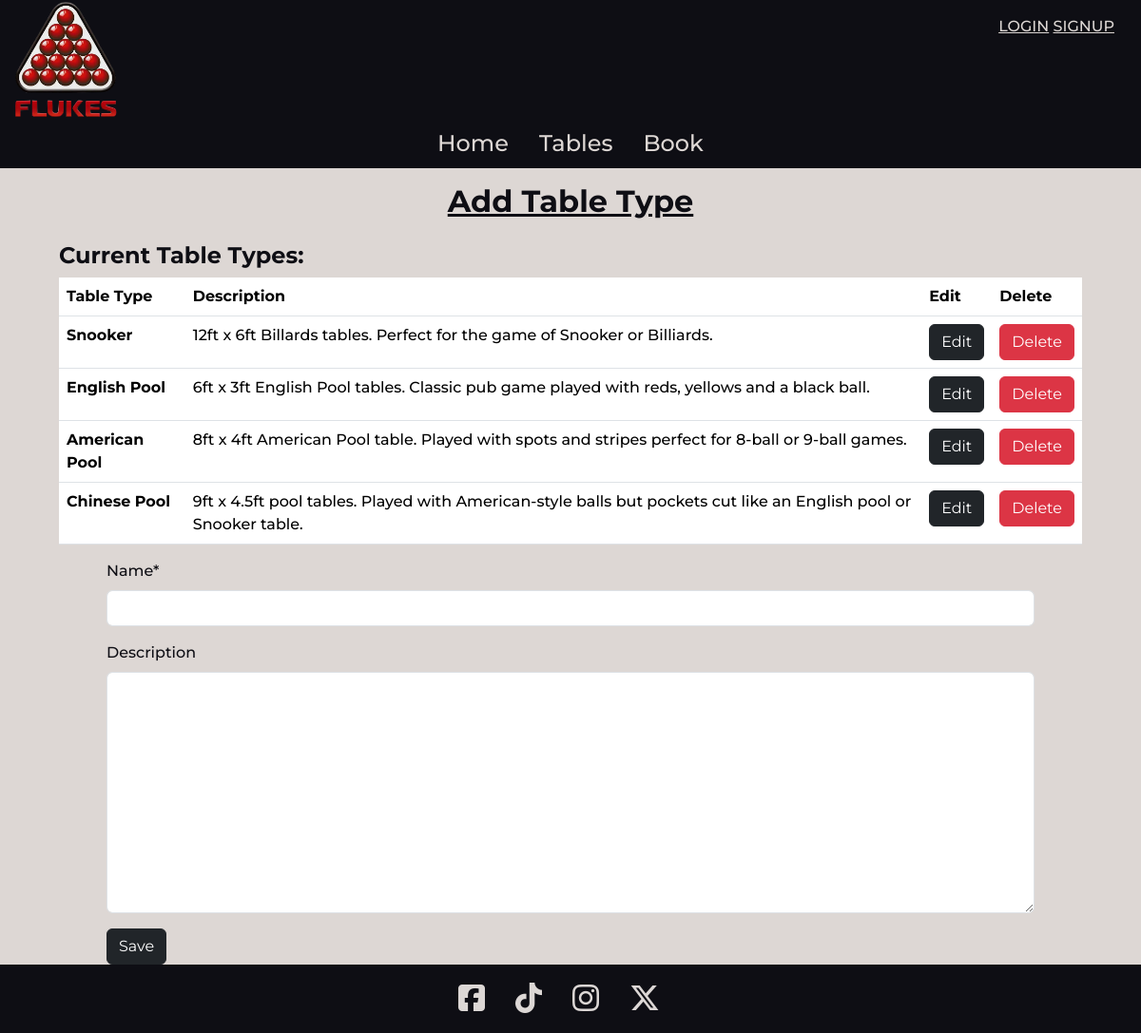
Page /tables/add_type/ on the earlier database version.
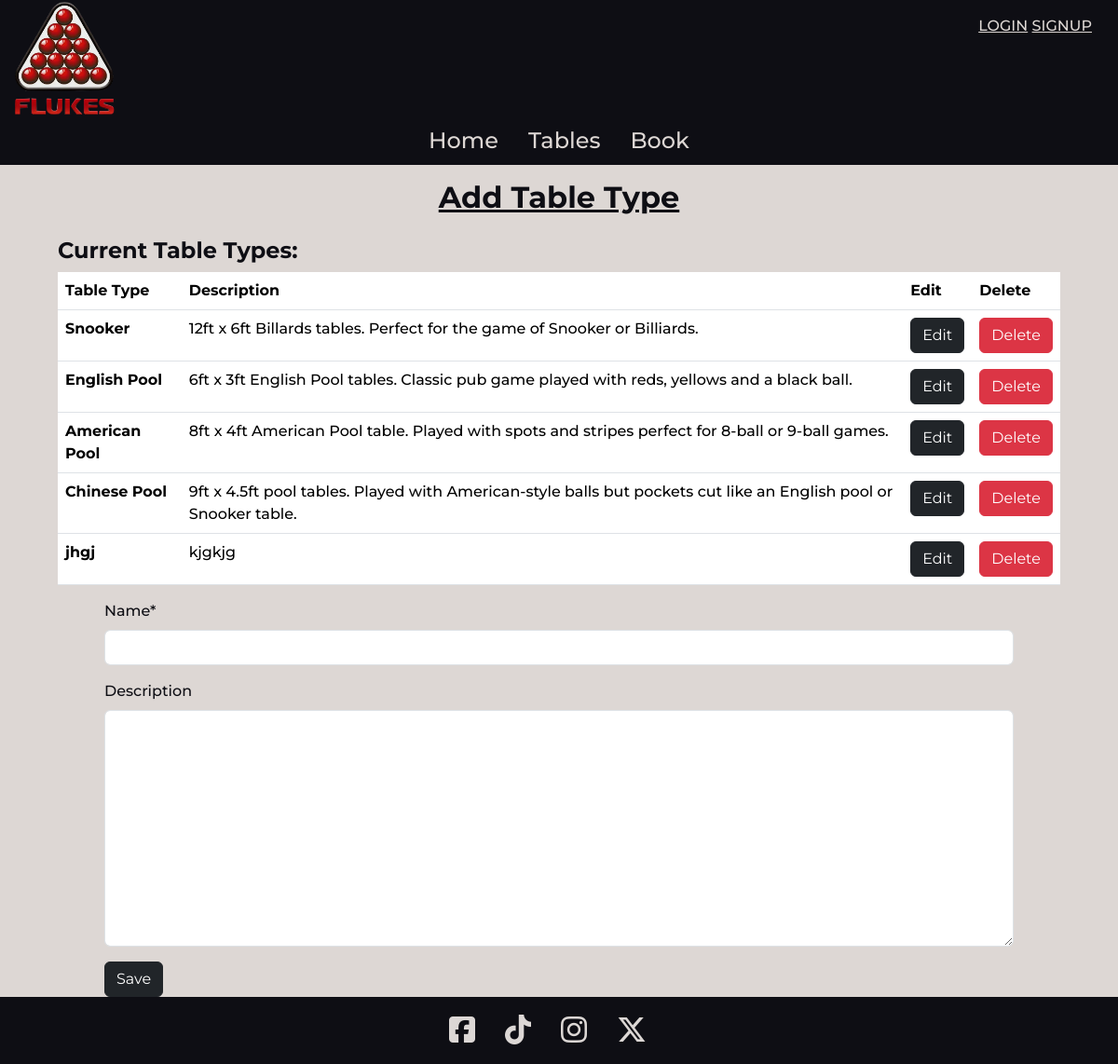
Same page on the later database version.
### tables/models.py (models this page shows, shortened)
class TableType(models.Model):
    name = models.CharField(max_length=50)
    description = models.TextField(blank=True, null=True)

### tables/views.py (the view)
# urls.py: path("add_type/", views.add_table_type_view, name="add_table_type"),
def add_table_type_view(request):
    table_types = TableType.objects.all()
    if request.method == "POST":
        form = TableTypeForm(request.POST)
        if form.is_valid():
            form.save()
            messages.success(request, "Table added successfully")
            return redirect("home")
        else:
            messages.error(
                request, "There was a problem adding the table, please try again."
            )
    else:
        form = TableTypeForm()
    context = {
        "form": form,
        "table_types": table_types,
    }
    return render(request, "tables/add_table_type.html", context)

### tables/forms.py
class TableTypeForm(forms.ModelForm):
    class Meta:
        model = TableType
        fields = "__all__"

### home/context_processors.py (called while the page is built)
def club_details_processor(request):
    club_details = ClubDetails.objects.get_instance()
    opening_hours = OpeningHours.objects.all().order_by("day_of_week")
    context = {
        "club_details": club_details,
        "opening_hours": opening_hours,
    }
    return context

### home/models.py (called while the page is built)
    def get_instance(self):
        if self.exists():
            return self.get()
        return self.create()

### tables/templates/tables/add_table_type.html (shortened to what this page needs)
{% extends "base.html" %}
{% load crispy_forms_tags %}
{% block content %}
<h2 class="text-center py-3 text-decoration-underline fw-bold">Add Table Type</h2>
<div class="row justify-content-evenly">
  <div class="col-11">
    <h4 class="fw-bold">Current Table Types:</h4>
    <table class="table">
      <thead>
        <tr>
          <th scope="col">Table Type</th>
          <th scope="col">Description</th>
          <th scope="col">Edit</th>
          <th scope="col">Delete</th>
        </tr>
      </thead>
      <tbody>
        {% for type in table_types %}
        <tr>
          <th scope="row">{{ type.name }}</th>
          <td>{{ type.description }}</td>
          <td><a href="{% url 'edit_table_type' type.pk %}" class="btn btn-dark">Edit</a></td>
          <td><a href="{% url 'delete_table_type' type.pk %}" class="btn btn-danger">Delete</a></td>
        </tr>
        {% endfor %}
      </tbody>
    </table>
  </div>
</div>
<div class="row justify-content-evenly">
  <div class="col-10">
    <form method="post">
      {% for field in form %}
        {{ field | as_crispy_field }}
      {% endfor %}
      <button class="btn btn-dark" type="submit">Save</button>
    </form>
  </div>
</div>
{% endblock %}

Differences in the rows shown:
added TableType: name "jhgj", description "kjgkjg"
